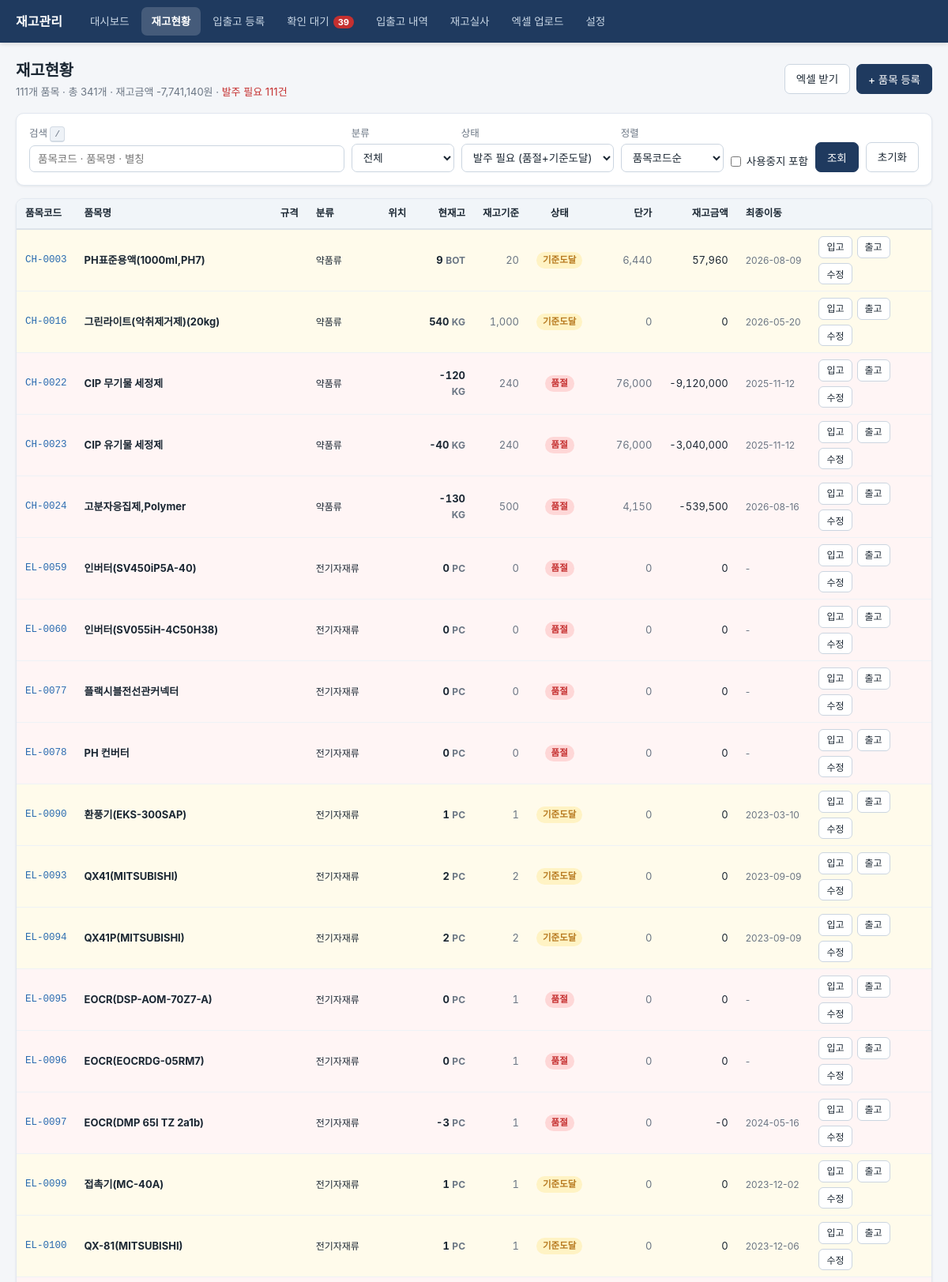
Page /stock?status=ALERT (upper part) on the committed database.
### tables this page shows
CREATE TABLE items (
    id              INTEGER PRIMARY KEY AUTOINCREMENT,
    code            TEXT    NOT NULL UNIQUE,      -- 사내 품목코드 (기존 체계 그대로)
    name            TEXT    NOT NULL,             -- 표준품목명
    spec            TEXT    NOT NULL DEFAULT '',  -- 규격 / 색상
    unit            TEXT    NOT NULL DEFAULT 'EA',
    category        TEXT    NOT NULL DEFAULT '',
    barcode         TEXT,
    internal_code   TEXT,                         -- 사내 품목코드 (구매 시스템 10자리 등)
    pack_unit       TEXT    NOT NULL DEFAULT '',  -- 포장단위 (BAG/BOX/PAIL…)
    pack_size       REAL    NOT NULL DEFAULT 0,   -- 1포장 = pack_size × unit  (0이면 환산 안 함)
    location        TEXT    NOT NULL DEFAULT '',  -- 보관위치
    reorder_point   REAL    NOT NULL DEFAULT 0,   -- 재고기준: 이 수량 이하면 경고
    reorder_qty     REAL    NOT NULL DEFAULT 0,   -- 권장 발주량
    unit_cost       REAL    NOT NULL DEFAULT 0,
    active          INTEGER NOT NULL DEFAULT 1,
    memo            TEXT    NOT NULL DEFAULT '',
    created_at      TEXT    NOT NULL DEFAULT (datetime('now','localtime')),
    updated_at      TEXT    NOT NULL DEFAULT (datetime('now','localtime'))
);

### app/web/routes.py (the view)
    @bp.route("/stock")
    def stock():
        keyword, category = _arg("keyword"), _arg("category")
        status, order = _arg("status"), _arg("order", "code")
        show_all = _arg("all") == "1"
        rows = models.list_stock(keyword=keyword, category=category, status=status,
                                 include_inactive=show_all, order=order)
        totals = {
            "count": len(rows),
            "qty": sum(r["on_hand"] or 0 for r in rows),
            "value": sum(r["stock_value"] or 0 for r in rows),
            "alert": sum(1 for r in rows if r["stock_status"] in ("LOW", "OUT")),
        }
        return render_template("stock.html", active="stock", rows=rows, totals=totals,
                               categories=models.categories(), cat_table=coding.category_table(),
                               keyword=keyword,
                               category=category, status=status, order=order, show_all=show_all)

### app/coding.py (called while the page is built, shortened)
def _norm(name: str) -> str:
    return re.sub(r"\s+", "", (name or "")).lower()

def used_prefixes() -> dict[str, str]:
    out: dict[str, str] = {}
    for r in db.query(
        """SELECT category, substr(code, 1, 2) AS pre, COUNT(*) n
             FROM items
            WHERE code LIKE '__-____' AND category <> ''
            GROUP BY category, pre ORDER BY n DESC"""
    ):
        out.setdefault(_norm(r["category"]), r["pre"])
    return out

def prefix_for(category: str) -> str:
    key = _norm(category)
    if not key:
        return FALLBACK_PREFIX
    inuse = used_prefixes()
    if key in inuse:
        return inuse[key]

def next_code(category: str = "") -> str:
    pre = prefix_for(category)
    rows = db.query(
        "SELECT code FROM items WHERE code LIKE ? ORDER BY code", (pre + "-%",))
    used = set()
    for r in rows:
        m = CODE_RE.match(r["code"])
        if m and m.group(1) == pre:
            used.add(int(m.group(2)))
    n = 1
    while n in used:
        n += 1
    return f"{pre}-{n:04d}"

### app/db.py (called while the page is built)
def _connect(path: Path | None = None) -> sqlite3.Connection:
    path = path or config.DB_PATH
    path.parent.mkdir(parents=True, exist_ok=True)
    conn = sqlite3.connect(path, timeout=30, isolation_level=None)
    conn.row_factory = sqlite3.Row
    conn.execute("PRAGMA foreign_keys = ON")
    conn.execute("PRAGMA journal_mode = WAL")
    conn.execute("PRAGMA synchronous = NORMAL")
    return conn

@contextmanager
def get_conn(path: Path | None = None) -> Iterator[sqlite3.Connection]:
    if not _initialised:
        init_db(path)
    conn = _connect(path)
    try:
        yield conn
    finally:
        conn.close()

def query(sql: str, params: Iterable[Any] = ()) -> list[sqlite3.Row]:
    with get_conn() as conn:
        return conn.execute(sql, tuple(params)).fetchall()

def query_one(sql: str, params: Iterable[Any] = ()) -> sqlite3.Row | None:
    with get_conn() as conn:
        return conn.execute(sql, tuple(params)).fetchone()

def scalar(sql: str, params: Iterable[Any] = (), default: Any = None) -> Any:
    row = query_one(sql, params)
    if row is None:
        return default
    value = row[0]
    return default if value is None else value

def get_setting(key: str, default: str = "") -> str:
    row = query_one("SELECT value FROM settings WHERE key = ?", (key,))
    return row["value"] if row else config.DEFAULT_SETTINGS.get(key, default)

### app/web/routes.py (called while the page is built)
def _arg(name: str, default: str = "") -> str:
    return (request.args.get(name) or default).strip()

### app/web/templates/stock.html (shortened to what this page needs)
{% extends "base.html" %}
{% block body %}
<div class="page-head">
  <div><h1>재고현황</h1>
    <div class="sub">{{ totals.count }}개 품목 · 총 {{ totals.qty|number }}개 ·
      재고금액 {{ totals.value|number }}원{% if totals.alert %} ·
      <span style="color:var(--out)">발주 필요 {{ totals.alert }}건</span>{% endif %}</div>
  </div>
  <div class="actions">
    <a class="btn" href="{{ url_for('web.export_stock_file', all='1' if show_all else '') }}">엑셀 받기</a>
    <button class="btn primary" onclick="newItem()">+ 품목 등록</button>
  </div>
</div>
<div class="panel">
  <div class="panel-bd">
    <form class="inline" method="get">
      <div class="field" style="flex:2;min-width:190px">
        <label>검색 <span class="kbd">/</span></label>
        <input type="text" name="keyword" value="{{ keyword }}" placeholder="품목코드 · 품목명 · 별칭" data-search>
      </div>
      <div class="field" style="min-width:130px"><label>분류</label>
        <select name="category"><option value="">전체</option>
        </select></div>
      <div class="field" style="min-width:130px"><label>상태</label>
        <select name="status"><option value="">전체</option>
          <option value="ALERT" {{ 'selected' if status=='ALERT' }}>발주 필요 (품절+기준도달)</option>
        </select></div>
      <div class="field" style="min-width:130px"><label>정렬</label>
        <select name="order">
          <option value="code" {{ 'selected' if order=='code' }}>품목코드순</option>
        </select></div>
      <div class="field"><label class="check"><input type="checkbox" name="all" value="1" {{ 'checked' if show_all }}> 사용중지 포함</label></div>
      <button class="btn primary">조회</button>
      <a class="btn" href="{{ url_for('web.stock') }}">초기화</a>
    </form>
  </div>
</div>
<div class="panel">
  {% if rows %}
  <div class="panel-bd flush table-scroll">
    <table>
      <thead><tr>
        <th>품목코드</th><th>품목명</th><th>규격</th><th>분류</th><th>위치</th>
        <th class="r">현재고</th><th class="r">재고기준</th><th class="c">상태</th>
        <th class="r">단가</th><th class="r">재고금액</th><th class="nowrap">최종이동</th><th></th>
      </tr></thead>
      <tbody>
      {% for r in rows %}
        <tr class="{{ 'row-out' if r.stock_status=='OUT' else ('row-low' if r.stock_status=='LOW' else '') }}">
          <td class="mono nowrap"><a href="{{ url_for('web.item_detail', item_id=r.item_id) }}">{{ r.code }}</a></td>
          <td class="bold">{{ r.name }}{% if not r.active %} <span class="tag gray">중지</span>{% endif %}</td>
          <td class="muted small">{{ r.spec }}</td>
          <td class="small">{{ r.category }}</td>
          <td class="small muted">{{ r.location }}</td>
          <td class="r bold">{{ r.on_hand|number }} <span class="muted small">{{ r.unit }}</span></td>
          <td class="r muted">{{ r.reorder_point|number }}</td>
          <td class="c"><span class="tag {{ r.stock_status|lower if r.stock_status!='OUT' else 'out' }}">{{ r.stock_status|statusko }}</span></td>
          <td class="r muted">{{ r.unit_cost|number }}</td>
          <td class="r">{{ r.stock_value|number }}</td>
          <td class="small muted nowrap">{{ r.last_move_date or '-' }}</td>
          <td class="nowrap">
            <div class="btn-group">
              <a class="btn sm" href="{{ url_for('web.register', item_id=r.item_id, type='IN') }}">입고</a>
              <a class="btn sm" href="{{ url_for('web.register', item_id=r.item_id, type='OUT') }}">출고</a>
              <button class="btn sm" onclick="editItem({{ r.item_id }})">수정</button>
            </div>
          </td>
        </tr>
      {% endfor %}
      </tbody>
    </table>
  </div>
  {% endif %}
</div>
{% endblock %}

### app/web/static/app.css (style rules this page uses)
*,*::before,*::after { box-sizing:border-box }
:root { --bg:#f4f6f9; --panel:#fff; --ink:#1b2733; --muted:#6b7684; --line:#e2e8f0; --brand:#1f3a5f; --brand-2:#2c5282; --accent:#2b6cb0; --ok:#2f855a; --ok-bg:#e6f4ea; --low:#b7791f; --low-bg:#fffbeb; --out:#c53030; --out-bg:#fff5f5; --shadow:0 1px 3px rgba(16,24,40,.08); --radius:10px; }
html,body { margin:0;padding:0 }
body { background:var(--bg); color:var(--ink); font-size:14px; line-height:1.5; font-family:"Malgun Gothic","맑은 고딕","Apple SD Gothic Neo","Noto Sans KR", -apple-system,BlinkMacSystemFont,"Segoe UI",sans-serif; -webkit-font-smoothing:antialiased; }
a { color:var(--accent);text-decoration:none }
h1,h2,h3 { margin:0;font-weight:700;letter-spacing:-.01em }
.page-head { display:flex;align-items:center;justify-content:space-between;gap:14px; margin-bottom:16px;flex-wrap:wrap }
.page-head h1 { font-size:20px }
.page-head .sub { color:var(--muted);font-size:13px;margin-top:3px }
.actions { display:flex;gap:8px;flex-wrap:wrap }
.panel { background:var(--panel);border:1px solid var(--line);border-radius:var(--radius); box-shadow:var(--shadow);margin-bottom:16px;overflow:hidden }
.panel-bd { padding:16px }
.panel-bd.flush { padding:0 }
.table-scroll { overflow-x:auto }
table { width:100%;border-collapse:collapse;font-size:13px }
th { background:#f1f5f9;text-align:left;padding:9px 11px;border-bottom:2px solid #dde3ea; font-weight:600;white-space:nowrap;position:sticky;top:0;z-index:1;font-size:12.5px }
td { padding:8px 11px;border-bottom:1px solid #eef2f6;vertical-align:middle }
tr.row-out { background:var(--out-bg) }
tr.row-low { background:var(--low-bg) }
.r { text-align:right;font-variant-numeric:tabular-nums }
.c { text-align:center }
.nowrap { white-space:nowrap }
.mono { font-family:Consolas,"D2Coding",Menlo,monospace;font-size:12.5px }
.tag { display:inline-block;padding:2px 8px;border-radius:11px;font-size:11.5px;font-weight:600;white-space:nowrap }
.tag.low { background:#fff3c4;color:var(--low) }
.tag.out { background:#fed7d7;color:var(--out) }
label { display:block;font-size:12.5px;color:var(--muted);margin-bottom:4px;font-weight:500 }
input[type=text],input[type=number],input[type=date],input[type=password], input[type=email],input[type=time],select,textarea { width:100%;padding:8px 10px;border:1px solid #cbd5e0;border-radius:7px;font-size:13.5px; font-family:inherit;background:#fff;color:var(--ink) }
.field { margin-bottom:13px }
.inline { display:flex;gap:9px;align-items:flex-end;flex-wrap:wrap }
.inline .field { margin-bottom:0 }
.check { display:flex;align-items:center;gap:7px;font-size:13.5px;color:var(--ink) }
.check input { width:auto;margin:0 }
.btn { display:inline-flex;align-items:center;gap:6px;padding:8px 14px;border-radius:7px; border:1px solid #cbd5e0;background:#fff;color:var(--ink);font-size:13.5px;cursor:pointer; font-family:inherit;font-weight:500;white-space:nowrap;text-decoration:none }
.btn.primary { background:var(--brand);border-color:var(--brand);color:#fff }
.btn.sm { padding:4px 9px;font-size:12px;border-radius:6px }
.btn-group { display:flex;gap:6px;flex-wrap:wrap }
.muted { color:var(--muted) }
.small { font-size:12px }
.bold { font-weight:700 }
.kbd { display:inline-block;background:#eef2f7;border:1px solid #d3dbe4;border-bottom-width:2px; border-radius:4px;padding:0 5px;font-size:11.5px;font-family:Consolas,monospace }

### rows in the picture
items: code "CH-0003", name "PH표준용액(1000ml,PH7)", category "약품류", on_hand|number "9", unit "BOT", reorder_point|number "20", stock_status|statusko "기준도달", unit_cost|number "6,440", stock_value|number "57,960", last_move_date "2026-08-09"
items: code "CH-0016", name "그린라이트(악취제거제)(20kg)", category "약품류", on_hand|number "540", unit "KG", reorder_point|number "1,000", stock_status|statusko "기준도달", unit_cost|number "0", stock_value|number "0", last_move_date "2026-05-20"
items: code "CH-0022", name "CIP 무기물 세정제", category "약품류", on_hand|number "-120", unit "KG", reorder_point|number "240", stock_status|statusko "품절", unit_cost|number "76,000", stock_value|number "-9,120,000", last_move_date "2025-11-12"
items: code "CH-0023", name "CIP 유기물 세정제", category "약품류", on_hand|number "-40", unit "KG", reorder_point|number "240", stock_status|statusko "품절", unit_cost|number "76,000", stock_value|number "-3,040,000", last_move_date "2025-11-12"
items: code "CH-0024", name "고분자응집제,Polymer", category "약품류", on_hand|number "-130", unit "KG", reorder_point|number "500", stock_status|statusko "품절", unit_cost|number "4,150", stock_value|number "-539,500", last_move_date "2026-08-16"
items: code "EL-0059", name "인버터(SV450iP5A-40)", category "전기자재류", on_hand|number "0", unit "PC", reorder_point|number "0", stock_status|statusko "품절", unit_cost|number "0", stock_value|number "0", last_move_date "-"
items: code "EL-0060", name "인버터(SV055iH-4C50H38)", category "전기자재류", on_hand|number "0", unit "PC", reorder_point|number "0", stock_status|statusko "품절", unit_cost|number "0", stock_value|number "0", last_move_date "-"
items: code "EL-0077", name "플랙시블전선관커넥터", category "전기자재류", on_hand|number "0", unit "PC", reorder_point|number "0", stock_status|statusko "품절", unit_cost|number "0", stock_value|number "0", last_move_date "-"
items: code "EL-0078", name "PH 컨버터", category "전기자재류", on_hand|number "0", unit "PC", reorder_point|number "0", stock_status|statusko "품절", unit_cost|number "0", stock_value|number "0", last_move_date "-"
items: code "EL-0090", name "환풍기(EKS-300SAP)", category "전기자재류", on_hand|number "1", unit "PC", reorder_point|number "1", stock_status|statusko "기준도달", unit_cost|number "0", stock_value|number "0", last_move_date "2023-03-10"
items: code "EL-0093", name "QX41(MITSUBISHI)", category "전기자재류", on_hand|number "2", unit "PC", reorder_point|number "2", stock_status|statusko "기준도달", unit_cost|number "0", stock_value|number "0", last_move_date "2023-09-09"
items: code "EL-0094", name "QX41P(MITSUBISHI)", category "전기자재류", on_hand|number "2", unit "PC", reorder_point|number "2", stock_status|statusko "기준도달", unit_cost|number "0", stock_value|number "0", last_move_date "2023-09-09"
items: code "EL-0095", name "EOCR(DSP-AOM-70Z7-A)", category "전기자재류", on_hand|number "0", unit "PC", reorder_point|number "1", stock_status|statusko "품절", unit_cost|number "0", stock_value|number "0", last_move_date "-"
items: code "EL-0096", name "EOCR(EOCRDG-05RM7)", category "전기자재류", on_hand|number "0", unit "PC", reorder_point|number "1", stock_status|statusko "품절", unit_cost|number "0", stock_value|number "0", last_move_date "-"
items: code "EL-0097", name "EOCR(DMP 65I TZ 2a1b)", category "전기자재류", on_hand|number "-3", unit "PC", reorder_point|number "1", stock_status|statusko "품절", unit_cost|number "0", stock_value|number "-0", last_move_date "2024-05-16"
items: code "EL-0099", name "접촉기(MC-40A)", category "전기자재류", on_hand|number "1", unit "PC", reorder_point|number "1", stock_status|statusko "기준도달", unit_cost|number "0", stock_value|number "0", last_move_date "2023-12-02"
items: code "EL-0100", name "QX-81(MITSUBISHI)", category "전기자재류", on_hand|number "1", unit "PC", reorder_point|number "1", stock_status|statusko "기준도달", unit_cost|number "0", stock_value|number "0", last_move_date "2023-12-06"

### other values in the picture
{{ nav_pending }} "39"
{{ totals.count }} "111"
{{ totals.qty|number }} "341"
{{ totals.value|number }} "-7,741,140"
{{ totals.alert }} "111"
